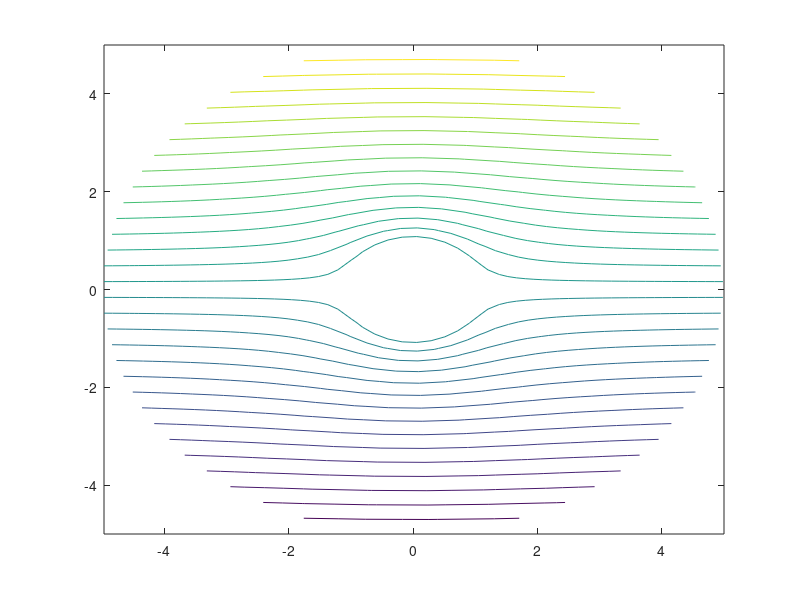

Write MATLAB code to recreate this figure. (Note: this script raises an error after producing the figure.)
% Clears and closes any information from previous runs
clear variables
close all

% Define all mathematical and physical parameters to be used

R = 1;                              % Radius of cylinder

U = 100;                            % Free stream velocity (m/s)

P = 101000;                         % Free stream pressure (Pa)

rho = 997;                          % Fluid density (kg/m^3)

m = 30;                             % Increment of iteration

r = linspace(R, 5*R, m);            % Radial distance respective to center of cylinder

Theta = linspace(0,2*pi, m);        % Rotation from parallel of free stream velocity direction

% Pre-allocating dependant variables to blank mxm matricies (program performance only)

U_x=zeros(m,m);

U_y = zeros(m,m);

x=zeros(m,m);

y=zeros(m,m);

U_r=zeros(m,m);

U_t = zeros(m,m);

Pot_function = zeros(m,m);

Stream_function = zeros(m,m);

for i = 1:m
    
    for j = 1:m

        % Basic definitions for Cartesian representation of polar coordinates

        x(i,j) = r(i)*cos(Theta(j));
        
        y(i,j) = r(i)*sin(Theta(j));


        % Define radial and tangential velocity components

        U_r(i,j) = U*(1-(R/r(i)).^2)*cos(Theta(j));   

        U_t(i,j) = -U*(1+(R/r(i)).^2)*sin(Theta(j));   


        % Convert radial to Cartesian velocity components

        U_x(i,j) = -sin(Theta(j))*U_t(i,j)+cos(Theta(j))*U_r(i,j);

        U_y(i,j) = sin(Theta(j))*U_r(i,j)+cos(Theta(j))*U_t(i,j);


        % Compute velocity magnitude 

        U_abs = sqrt((U_y).^2+(U_x).^2);


        % Define scalar potential function

        Pot_function(i,j) = U*(x(i,j)*cos(Theta(j))+y(i,j)*sin(Theta(j)));

        
        % Define stream function (position function tangent to velocity)

        Stream_function(i,j) = U*sin(Theta(j))*(r(i)-(R^2/r(i)));


        % Compute pressure field

        p = (1/2)*rho*(U.^2-(U_abs).^2)+P;


    end
    
end

% Generates stream function plot
figure;
contour(x,y,Stream_function,m);
hold on
plot([-5,-1],[0,0],"-bl")
plot([1,5],[0,0],"-bl")
cylinder(R)
hold off
axis equal
grid on
title 'Stream Function Contour - Stationary Cylinder'
xlim([-3,3])
ylim([-3,3])

% Generates velocity field
figure;
quiver(x,y,U_x,U_y);
hold on
cylinder(R)
hold off
axis equal
title('Velocity Vector Field - Stationary Cylinder')
xlim([-3,3])
ylim([-3,3])

% Generates velocity graident plot
figure;
vmap = pcolor(x,y,U_abs);
set(vmap,'EdgeColor','none')
axis equal
grid off
xlim([-3,3])
ylim([-3,3])
colorbar
shading interp
title 'Velocity Gradient - Stationary Cylinder'

% Generates pressure gradient plot
figure;
pmap = pcolor(x,y,p);
set(pmap, 'EdgeColor','none')
axis equal
xlim([-3,3])
ylim([-3,3])
colorbar
shading interp
title 'Pressure Gradient - Stationary Cylinder'

% Generates layered stream function & velocity vector plot
figure;
contour(x,y,Stream_function, m);
hold on
quiver(x,y,U_x, U_y)
cylinder(R)
hold off
axis equal
axis tight
xlim([-3,3])
ylim([-3,3])